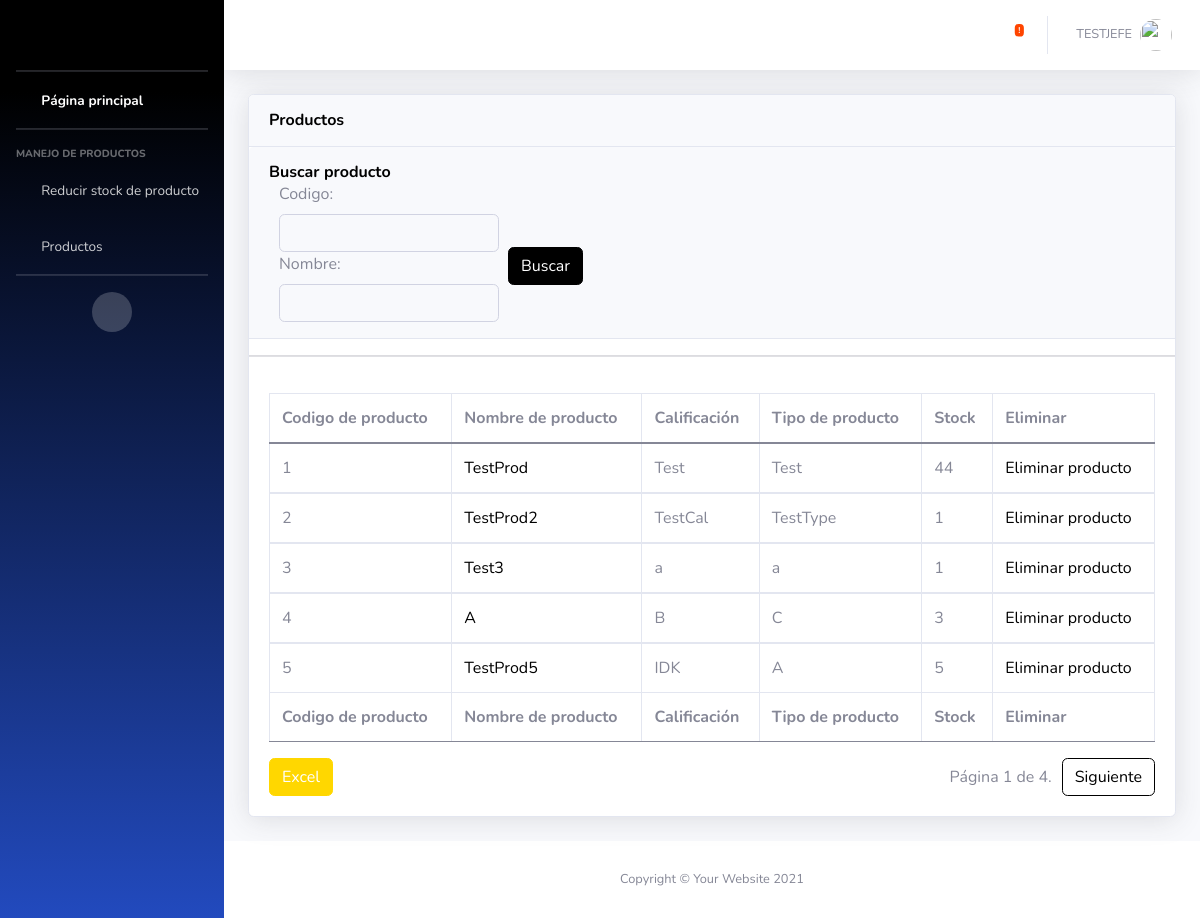
Screenshot of /tables/ (signed in) with the database file from the repository.
### stockList/models.py (models this page shows, shortened)
class Tables(models.Model):
    codProd = models.IntegerField(default=0, blank=False, null=False)
    nomProd = models.CharField(max_length=20, blank=False, null=False)
    calificacion = models.TextField(max_length=20, blank=False, null=False, choices=tiposDeProducto, verbose_name="Calificación")
    tipoProd = models.TextField(max_length=13, blank=False, null=False)
    stock = models.IntegerField(default=0, blank=False, null=False)
    class Meta:
        verbose_name = "Table"
        verbose_name_plural = "Tables"

### stockList/views.py (the view, shortened to what this page needs)
# urls.py: path('tables/', login_required(sViews.tables), name='tables'),
def tables(request):
    tablesEntries=Tables.objects.all().order_by('id')
    form=TablesSearchForm(request.POST or None)
    paginator = Paginator(tablesEntries, 5) #paginador, dividido por 5 entradas en cada pagina
    page_number = request.GET.get("page")
    page_obj = paginator.get_page(page_number)
    context = {
        "form": form,
        "everyEntry": tablesEntries,
        "page_obj": page_obj,
        } #contexto para la página, para definirlo de una sola forma
    return render(request, "stockList/tables.html", context)

### stockList/forms.py
class TablesSearchForm(forms.ModelForm):
    codProd=IntegerField( label="Codigo" ,required=False, widget=forms.NumberInput(attrs={'class':'form-control form-control-user bg-light small', 'aria-describedby':'basic-addon2'}))
    nomProd=CharField( label="Nombre",max_length=20, required=False, widget=forms.TextInput(attrs={'class':'form-control form-control-user bg-light small', 'aria-describedby':'basic-addon2'}))
    class Meta:
        model = Tables
        fields = ['codProd', 'nomProd']

### core/context_processors.py (called while the page is built)
def user_type(request):
    if request.user.is_authenticated:
        try:
            perfil = UserClass.objects.get(user=request.user)
            return {'perfil_usuario': perfil}
        except UserClass.DoesNotExist:
            return {}
    return {}

### stockList/context_processors.py (called while the page is built)
def alerts(request):
    alertsEntries=Tables.objects.all().order_by('stock')
    return {"alerts": alertsEntries}

### stockList/templates/stockList/tables.html (shortened to what this page needs)
{% extends "core/base.html" %}
{% load static %}
{% block styles %}
<link href="{% static 'core/vendor/fontawesome-free/css/all.min.css' %}" rel="stylesheet" type="text/css">
    <link href="https://cdn.jsdelivr.net/npm/bootstrap@5.0.2/dist/css/bootstrap.min.css" rel="stylesheet">
<link href="{% static 'core/css/sb-admin-2.min.css' %}" rel="stylesheet">
<link href="{% static 'core/vendor/datatables/dataTables.bootstrap4.min.css' %}" rel="stylesheet">
{% endblock %}
{% block content %}
                <div class="container-fluid">
                    <div class="card shadow mb-4">
                        <div class="card-header py-3">
                            <h6 class="m-0 font-weight-bold text-primary">Productos</h6>
                        </div>
                        <div>
                            <div class="card-header py-3">
                                <h6 class="m-0 font-weight-bold text-primary">Buscar producto</h6>
                            <form class="navbar-search" method="POST" action="">
                                    <div class="input-group">
                                        <div class="border-0" aria-label="Search" aria-describedby="basic-addon2" style="margin-left:10px; margin-right:10px">
                                        {{form.as_table}}
                                        </div>
                                        <div class="">
                                            <input class="btn btn-primary" type="submit" value="Buscar" style="margin-top:65px;">
                                        </div>
                                    </div>
                                </div>
                        </div>
                        <hr>
                        <div class="card-body">
                            <div class="table-responsive">
                                <table class="table table-bordered" id="dataTable" width="100%" cellspacing="0">
                                    <thead>
                                        <tr>
                                            <th>Codigo de producto</th>
                                            <th>Nombre de producto</th>
                                            <th>Calificación</th>
                                            <th>Tipo de producto</th>
                                            <th>Stock</th>
                                            <th>Eliminar</th>
                                        </tr>
                                    </thead>
                                    <tfoot>
                                        <tr>
                                            <th>Codigo de producto</th>
                                            <th>Nombre de producto</th>
                                            <th>Calificación</th>
                                            <th>Tipo de producto</th>
                                            <th>Stock</th>
                                            <th>Eliminar</th>
                                        </tr>
                                    </tfoot>
                                    {% for product in page_obj%}
                                    <tbody>
                                        <tr>
                                            <td>{{product.codProd}}</td>
                                            <td><a href="{% url 'update_stock' product.id %}">{{product.nomProd}}</a></td>
                                            <td>{{product.calificacion}}</td>
                                            <td>{{product.tipoProd}}</td>
                                            <td>{{product.stock}}</td>
                                            <td><a href="{% url 'delete_stock' product.id %}">Eliminar producto</a></td>
                                        </tr>
                                    </tbody>
                                    {% endfor %}
                                </table>
                                <a href="{% url 'stockList:reporte_excel' %}" class="btn btn-success">Excel</a>
                                <div class="btn-group paginator-style Bbutton" role="group" aria-label="Basic outlined example">
                                    <span class="current pageNumerator">
                                        Página {{ page_obj.number }} de {{ page_obj.paginator.num_pages }}.
                                    </span>
                                    {% if page_obj.has_next %}
                                    <a href="?page={{ page_obj.next_page_number }}">
                                        <button type="button" class="btn btn-outline-primary paginator-buttons">Siguiente</button>
                                    </a>
                                    {% endif %}
                                </div>
                            </div>
                        </div>
                    </div>
                </div>
            </div>
{% endblock %}

### core/templates/core/base.html (shortened to what this page needs)
{% load static %}
<!DOCTYPE html>
<html lang="en">
<head>
    {% block styles %}{% endblock %}
</head>
<body id="page-top">
    <div id="wrapper">
        <ul class="navbar-nav bg-gradient-primary sidebar sidebar-dark accordion" id="accordionSidebar">
            <a class="sidebar-brand d-flex align-items-center justify-content-center" href="/">
                <div class="sidebar-brand-icon rotate-n-15">
                    <i class="fas fa-laugh-wink"></i>
                </div>
            </a>
            <hr class="sidebar-divider my-0">
            <li class="nav-item active">
                <a class="nav-link" href="/">
                    <i class="fas fa-fw fa-tachometer-alt"></i>
                    <span>Página principal</span></a>
            </li>
            <hr class="sidebar-divider">
            <div class="sidebar-heading">
                Manejo de productos
            </div>
            {% if perfil_usuario.ocupacion == "jefe de Inventario" %}
            <li class="nav-item">
                <a class="nav-link" href="/reducir_stock/">
                    <i class="fas fa-fw fa-folder"></i>
                    <span>Reducir stock de producto</span></a>
            </li>
            <li class="nav-item">
                <a class="nav-link" href="/tables/">
                    <i class="fas fa-fw fa-table"></i>
                    <span>Productos</span></a>
            </li>
            {% endif %}
            <hr class="sidebar-divider d-none d-md-block">
            <div class="text-center d-none d-md-inline">
                <button class="rounded-circle border-0" id="sidebarToggle"></button>
            </div>
        </ul>
        <div id="content-wrapper" class="d-flex flex-column">
            <div id="content">
                <nav class="navbar navbar-expand navbar-light bg-white topbar mb-4 static-top shadow">
                    <ul class="navbar-nav ml-auto">
                        <li class="nav-item dropdown no-arrow mx-1">
                            <a class="nav-link dropdown-toggle" href="#" id="alertsDropdown" role="button"
                                data-toggle="dropdown" aria-haspopup="true" aria-expanded="false">
                                <i class="fas fa-bell fa-fw"></i>
                                {% for product in alerts %}
                                {% if product.stock <= 20 and forloop.counter == 5 %}
                                    <span class="badge badge-danger badge-counter">!</span>
                                {% endif %}
                                {% endfor %}
                            </a>
                        </li>
                        <li class="nav-item dropdown no-arrow">
                            <a class="nav-link dropdown-toggle" href="#" id="userDropdown" role="button"
                                data-toggle="dropdown" aria-haspopup="true" aria-expanded="false">
                                <span class="mr-2 d-none d-lg-inline text-gray-600 small">{{ user.username | upper }}</span>
                                <img class="img-profile rounded-circle"
                                    src="{% static 'core/img/undraw_profile.svg' %}">
                            </a>
                        </li>
                    </ul>
                </nav>
                {% block content %}{% endblock %}
            <footer class="sticky-footer bg-white">
                <div class="container my-auto">
                    <div class="copyright text-center my-auto">
                        <span>Copyright &copy; Your Website 2021</span>
                    </div>
                </div>
            </footer>
        </div>
    </div>
</body>
</html>

### rows the page displays
Tables: codProd "1", nomProd "TestProd", calificacion "Test", tipoProd "Test", stock "44"
Tables: codProd "2", nomProd "TestProd2", calificacion "TestCal", tipoProd "TestType", stock "1"
Tables: codProd "3", nomProd "Test3", calificacion "a", tipoProd "a", stock "1"
Tables: codProd "4", nomProd "A", calificacion "B", tipoProd "C", stock "3"
Tables: codProd "5", nomProd "TestProd5", calificacion "IDK", tipoProd "A", stock "5"

### other values shown
{{ user.username | upper }} "TESTJEFE"
{{ page_obj.number }} "1"
{{ page_obj.paginator.num_pages }} "4"
